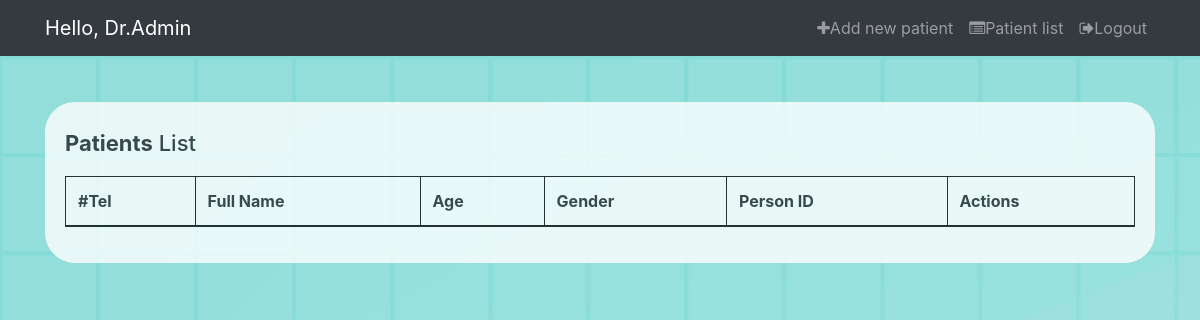
Page /patients (signed in) on the earlier database version.
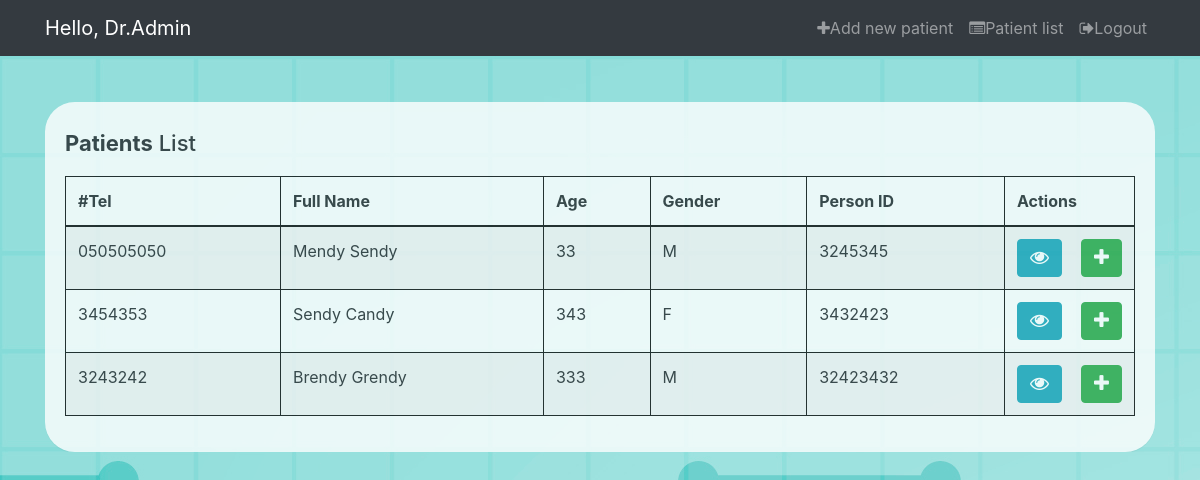
Same page on the later database version.
### authorization/models.py (models this page shows, shortened)
class DrAccount(AbstractBaseUser):
    data_joined              = models.DateTimeField(verbose_name='date joined', auto_now_add=True)
    last_login               = models.DateTimeField(verbose_name='last login', auto_now=True,)
    is_admin                 = models.BooleanField(default=False)
    is_active                = models.BooleanField(default=True)
    is_staff                 = models.BooleanField(default=False)
    is_superuser             = models.BooleanField(default=False)
    is_doctor                = models.BooleanField(default=True)
    username                 = models.CharField(max_length=30,unique=True)
    first_name               = models.CharField(max_length=30, default='')
    last_name                = models.CharField(max_length=30, default='')
    person_ID                = models.CharField(max_length =8,unique=True)
    objects = MyAccManager()
    USERNAME_FIELD = 'username'

### patient/models.py (models this page shows, shortened)
class Patient(models.Model):
    fullName        = models.CharField(max_length=100, default ='Mendy')
    personID        = models.CharField(max_length=9, unique=True)
    tel             = models.CharField(max_length=10, default ='')
    gender          = models.CharField(max_length=10,default ='Male')
    age             = models.IntegerField()
    health_param    = models.OneToOneField(HealthParameters, models.SET_NULL,blank= True, null= True)
    questionnaire   = models.OneToOneField(Questionnaire, models.SET_NULL,blank= True, null= True)
    objects         = PatientManager()

### patient/views.py (the view)
# urls.py: path("patients", views.patients, name='patients'),
@login_required
def patients (request):
    patients = Patient.objects.all()
    return render(request, 'patients.html', {'patients': patients})

### templates/patients.html (shortened to what this page needs)
{% extends 'base.html' %}
{% load static %}
{% block head %}
<link rel="stylesheet" href="https://stackpath.bootstrapcdn.com/bootstrap/4.5.0/css/bootstrap.min.css">
<link rel="stylesheet" href="https://maxcdn.bootstrapcdn.com/font-awesome/4.7.0/css/font-awesome.min.css">
<link rel="stylesheet" href="{% static 'css/patients.css' %}">
{% endblock %}
{% block content %}
<br>
<br>
<br>
<div class="container-xl">
    <div class="table-responsive">
        <div class="table-wrapper">
            <div class="table-title">
                <div class="row">
                    <div class="col-sm-8"><h2><b>Patients</b> List</h2></div>
                    <div class="col-sm-4">
                    </div>
                </div>
            </div>
            <table class="table table-striped table-hover table-bordered">
                <thead>
                    <tr>
                        <th>#Tel</th>
                        <th>Full Name</th>
                        <th>Age </th>
                        <th>Gender</th>
                        <th>Person ID </th>
                        <th>Actions</th>
                    </tr>
                </thead>
                <tbody>
                {% for patient in patients %}
                    <tr>
                        <td >{{patient.tel}}</td>
                        <td >{{patient.fullName}}</td>
                        <td>{{patient.age}}</td>
                        <td>{{patient.gender}}</td>
                        <td>{{patient.personID}}</td>
                        <td>
                            <form action="getVisits" method="post">
                             <button style="float: left;" class="btn btn-info"  title="View history" data-toggle="tooltip" type="submit" value="{{patient.id}}" name="id" ><i class="fa fa-eye" aria-hidden="true" > </i></button>
                            </form>
                            <form action="newVisit" method="post">
                            <button style="float: right;" class="btn btn-success" title="Add visit" data-toggle="tooltip" type="submit" value="{{patient.id}}" name="id" ><i class="fa fa-plus" aria-hidden="true" ></i></button>
                            </form>
                        </td>
                    </tr>
                {%endfor%}
                </tbody>
            </table>
        </div>
    </div>
</div>
{% endblock %}

### templates/base.html (shortened to what this page needs)
{%load static%}
<!DOCTYPE html>
<head>
 <link href="//maxcdn.bootstrapcdn.com/font-awesome/4.1.0/css/font-awesome.min.css" rel="stylesheet">
{% block head%}
{% endblock%}
</head>
        <link href="{% static 'css/navbar.css' %}" rel="stylesheet" />
<body id="page-top">
        <nav class="navbar navbar-expand-lg navbar-dark bg-dark fixed-top" id="mainNav">
            <div class="container">
                {% if user.is_authenticated %}
                <a class="navbar-brand js-scroll-trigger" href="#page-top">Hello, Dr.{{user.first_name}}</a>
                {% else %}
                <a class="navbar-brand js-scroll-trigger" href="#page-top">DrCare System</a>
                {% endif %}
                <div class="collapse navbar-collapse" id="navbarResponsive">
                    <ul class="navbar-nav ml-auto">
                      {% if user.is_authenticated %}
                    <li class="nav-item"><a class="nav-link js-scroll-trigger" href="{% url 'newPatient' %}">
                    <i class="fa fa-plus" aria-hidden="true"></i>Add new patient</a></li>
                    <li class="nav-item"><a class="nav-link js-scroll-trigger" href="{% url 'patients' %}">
                    <i class="fa fa-list-alt" aria-hidden="true"></i>Patient list</a></li>
                    <li class="nav-item"><a class="nav-link js-scroll-trigger" href="{% url 'logout' %}">
                    <i class="fa fa-sign-out" aria-hidden="true"></i>Logout</a></li>
                    {% else %}
                    <li class="nav-item"><a class="nav-link js-scroll-trigger" href="#page-top">
                   Dear Doctor Please Login  <i class="fa fa-sign-in" aria-hidden="true"></i></a></li>
                    {% endif %}
                    </ul>
                </div>
            </div>
        </nav>
  {% block content %}
  {% endblock %}
</body>
</html>

### static/css/patients.css (style rules this page uses)
body { color: #566787; background:#475d62 url(bg.jpg); font-family: 'Roboto', sans-serif; }
.table-responsive { margin: 30px 0; }
.table-wrapper { min-width: 1000px; background: rgb(255, 255, 255); padding: 20px; opacity: 80%; box-shadow: 0 1px 1px rgba(0,0,0,.05); border-radius: 30px !important; }
.table-title { padding-bottom: 10px; margin: 0 0 10px; min-width: 100%; }
.table-title h2 { margin: 8px 0 0; font-size: 22px; }
table.table tr th, table.table tr td { border-color: rgb(8, 8, 8); }
table.table td:last-child { width: 130px; }
table.table td i { font-size: 19px; }

Differences in the rows shown:
added Patient: tel "050505050", fullName "Mendy Sendy", age "33", gender "M", personID "3245345", {{ patient.id }} 1 (drawn)
added Patient: tel "3454353", fullName "Sendy Candy", age "343", gender "F", personID "3432423", {{ patient.id }} 2 (drawn)
added Patient: tel "3243242", fullName "Brendy Grendy", age "333", gender "M", personID "32423432", {{ patient.id }} 3 (drawn)
